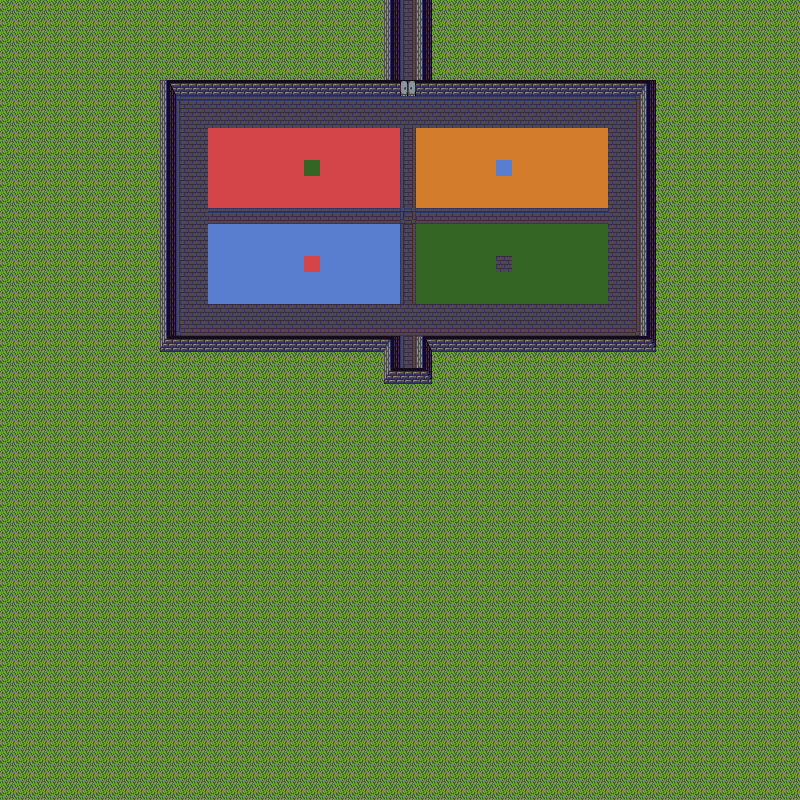

A 2D game scene composited from a Tiled map and its tileset images. What follows is a short description and the map's XML, with each tile layer's data collapsed to a summary:
An orthogonal 50x50 tile map with 16x16 px tiles, 4 tile layers (Suelo, Paredes, Items, ColorPuzzle), 3 tilesets.

<map version="1.0" orientation="orthogonal" width="50" height="50" tilewidth="16" tileheight="16">
 <tileset firstgid="1" name="Floors" tilewidth="16" tileheight="16">
  <image source="../img/DawnHack/Objects/Floors.png" width="336" height="432" />
 </tileset>
 <tileset firstgid="568" name="Walls" tilewidth="16" tileheight="16">
  <image source="../img/DawnHack/Objects/Walls.png" width="320" height="432" />
 </tileset>
 <tileset firstgid="1108" name="Furniture0" tilewidth="16" tileheight="16">
  <image source="../img/DawnHack/Objects/Furniture0.png" width="128" height="352" />
 </tileset>
 <layer name="Suelo" width="50" height="50">
  <data>[2500 cells, 2500 non-empty, 17 distinct tile ids]</data>
 </layer>
 <layer name="Paredes" width="50" height="50">
  <properties>
   <property name="block" value="always" />
  </properties>
  <data>[2500 cells, 106 non-empty, 6 distinct tile ids]</data>
 </layer>
 <layer name="Items" width="50" height="50">
  <data>[2500 cells, 1 non-empty, 1 distinct tile ids]</data>
 </layer>
 <layer name="ColorPuzzle" width="50" height="50">
  <data>[2500 cells, 0 non-empty, 0 distinct tile ids]</data>
 </layer>
</map>
